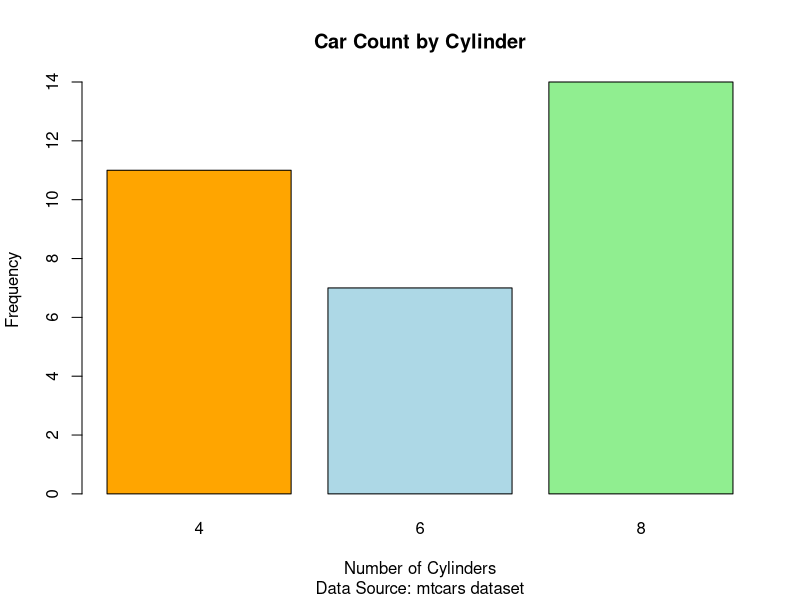

The R script that drew this image:
# Step 1: Create frequency table of cylinder counts
cyl_counts <- table(mtcars$cyl)

# Step 2: Generate barplot with full parameterization
barplot(cyl_counts,                      # Heights of bars
  names.arg  = names(cyl_counts),        # Bar labels (unique cylinder values)
  main       = "Car Count by Cylinder",                  # Main title
  sub        = "Data Source: mtcars dataset",            # Subtitle
  xlab       = "Number of Cylinders",                    # X-axis label
  ylab       = "Frequency",                              # Y-axis label
  col        = c("orange", "lightblue", "lightgreen"),   # Fill colors for bars
  border     = "black",                 # Border color for bars
  horiz      = FALSE                      # Orientation: vertical bars
)
